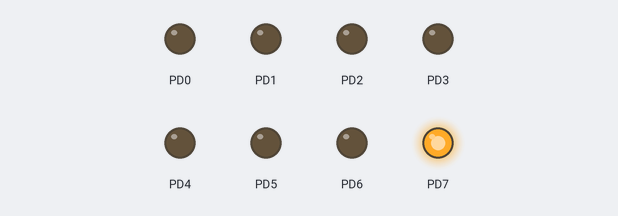
A program run on a simulated ATmega128, built with avr-gcc and emulated at 8 MHz. Shown: output pins drawn as LEDs (lit = HIGH).

Above: at 0.02 s.
At 0.37 s:
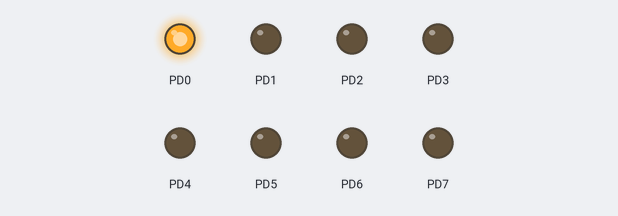
At 0.72 s:
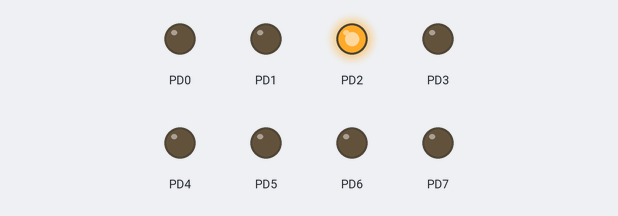
At 1.47 s:
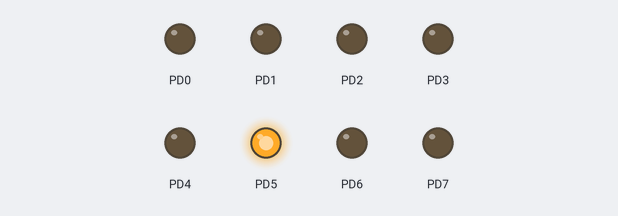
At 2.22 s:
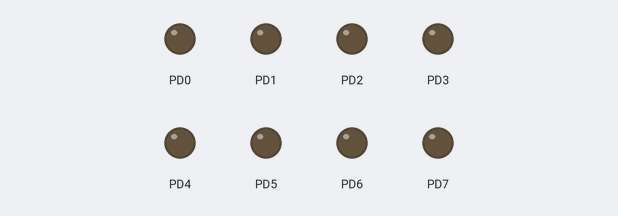
At 2.92 s:
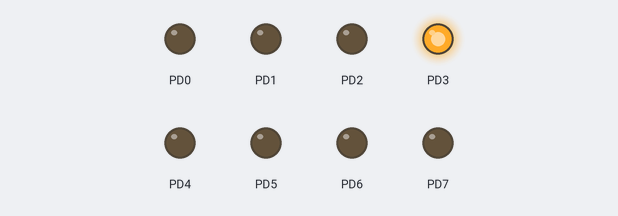
Timing chart, 0 to 3.2 s (numbered marks = the images above):
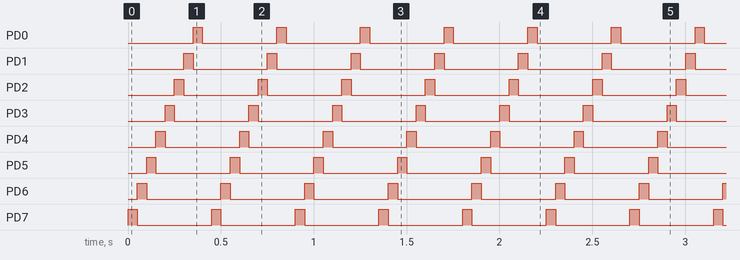

The program:

main.c
```c
/*
 * OpdrachtB4.c
 *
 * Created: 7-2-2025 12:13:03
 * Author : leonb
 */

#define F_CPU 8e6

#include <avr/io.h>
#include <util/delay.h>

void wait(int ms)
{
	for (int i = 0; i < ms; i++)
	{
		_delay_ms(1);
	}
}


int main(void)
{
	// Sets all the bits of port d for output
	DDRD = 0xFF;

	while(1)
	{
		// Turn of the first led
		PORTD = 0b10000000;
		wait(50);

		// Loop through all leds to turn them on
		for (int i = 0; i < 8; i++)
		{
			PORTD = PORTD >> 1;
			wait(50);
		}
	}
}
```

Measured:
- by itself, PD0–7: alternates HIGH for 0.05 s and LOW for 0.40 s
- by itself, everything shown: repeats every 0.45 s, in 9 steps
